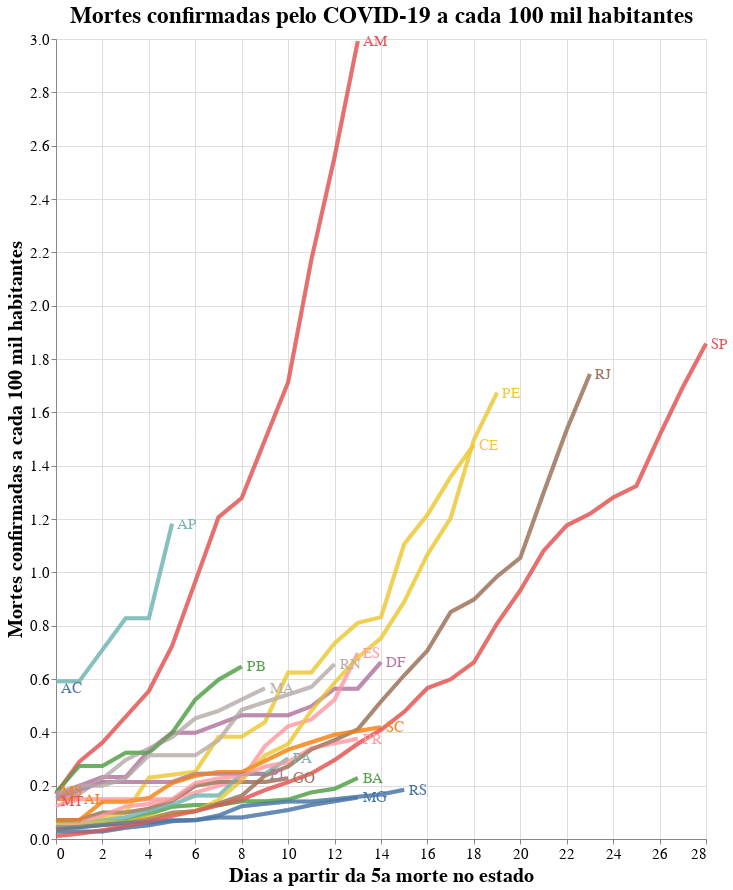

This figure's notebook cell:
### Code cell
# Mortes por habitantes

# Base altair plot 
basepop = alt.Chart(deaths_long, title="Mortes confirmadas pelo COVID-19 a cada 100 mil habitantes").mark_line(strokeWidth=4, opacity=0.7).encode(
    x=alt.X('Day'),
    y=alt.Y('DeathPop'),
    color=alt.Color('state', legend=None),
).properties(
    width=650,
    height=800
)

# Chart
chartpop = basepop.encode(
  color=alt.condition(selection, 'state:N', alt.value('lightgray')),
  tooltip=['state:N', 'yearmonthdate(Date):N', 'Deaths:N']
).add_selection(
  selection
)

# Overlay
overlaypop = basepop.encode(
  color='state',
  opacity=alt.value(0.5),
).transform_filter(
  selection
)

# Text labels
textpop = basepop.mark_text(
    align='left',
    dx=5,
    size=15
).encode(
    x=alt.X('Day', aggregate='max',  axis=alt.Axis(title='Dias a partir da 5a morte no estado')),
    y=alt.Y('DeathPop', aggregate={'argmax': 'Day'}, axis=alt.Axis(title='Mortes confirmadas a cada 100 mil habitantes')),
    text='state'
).transform_filter(
    selection
)

# Sum em up!
alt.layer(chartpop + overlaypop + textpop).configure_axis(
    labelFontSize=15,
    titleFontSize=20
).configure_title(
    fontSize=23
)

### Figure 1 — Vega-Lite specification as saved in the notebook (floating-point values rounded to 4 significant figures; data arrays with more than 128 entries replaced by an {"elided": "..."} marker saying what was removed)
{"config": {"view": {"continuousWidth": 400, "continuousHeight": 300}, "axis": {"labelFontSize": 15, "titleFontSize": 20}, "title": {"fontSize": 23}}, "layer": [{"layer": [{"mark": {"type": "line", "opacity": 0.7, "strokeWidth": 4}, "encoding": {"color": {"condition": {"type": "nominal", "field": "state", "selection": "selector001"}, "value": "lightgray"}, "tooltip": [{"type": "nominal", "field": "state"}, {"type": "nominal", "field": "Date", "timeUnit": "yearmonthdate"}, {"type": "nominal", "field": "Deaths"}], "x": {"type": "quantitative", "field": "Day"}, "y": {"type": "quantitative", "field": "DeathPop"}}, "height": 800, "selection": {"selector001": {"type": "single", "fields": ["state"]}}, "title": "Mortes confirmadas pelo COVID-19 a cada 100 mil habitantes", "width": 650}, {"mark": {"type": "line", "opacity": 0.7, "strokeWidth": 4}, "encoding": {"color": {"type": "nominal", "field": "state"}, "opacity": {"value": 0.5}, "x": {"type": "quantitative", "field": "Day"}, "y": {"type": "quantitative", "field": "DeathPop"}}, "height": 800, "title": "Mortes confirmadas pelo COVID-19 a cada 100 mil habitantes", "transform": [{"filter": {"selection": "selector001"}}], "width": 650}, {"mark": {"type": "text", "align": "left", "dx": 5, "size": 15}, "encoding": {"color": {"type": "nominal", "field": "state", "legend": null}, "text": {"type": "nominal", "field": "state"}, "x": {"type": "quantitative", "aggregate": "max", "axis": {"title": "Dias a partir da 5a morte no estado"}, "field": "Day"}, "y": {"type": "quantitative", "aggregate": {"argmax": "Day"}, "axis": {"title": "Mortes confirmadas a cada 100 mil habitantes"}, "field": "DeathPop"}}, "height": 800, "title": "Mortes confirmadas pelo COVID-19 a cada 100 mil habitantes", "transform": [{"filter": {"selection": "selector001"}}], "width": 650}]}], "data": {"name": "data-5669558791215ecb01ee67c5cc92c6a2"}, "$schema": "https://vega.github.io/schema/vega-lite/v4.8.1.json", "datasets": {"data-5669558791215ecb01ee67c5cc92c6a2": {"elided": "283 records"}}}
